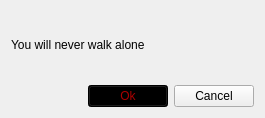
<?xml version="1.0" encoding="UTF-8"?>
<ui version="4.0">
 <class>Widget</class>
 <widget class="QWidget" name="Widget">
  <property name="geometry">
   <rect>
    <x>0</x>
    <y>0</y>
    <width>265</width>
    <height>118</height>
   </rect>
  </property>
  <property name="windowTitle">
   <string>Widget</string>
  </property>
  <layout class="QVBoxLayout" name="verticalLayout">
   <item>
    <widget class="QLabel" name="label">
     <property name="text">
      <string>You will never walk alone</string>
     </property>
    </widget>
   </item>
   <item>
    <layout class="QHBoxLayout" name="horizontalLayout_2">
     <item>
      <spacer name="horizontalSpacer">
       <property name="orientation">
        <enum>Qt::Orientation::Horizontal</enum>
       </property>
       <property name="sizeHint" stdset="0">
        <size>
         <width>40</width>
         <height>20</height>
        </size>
       </property>
      </spacer>
     </item>
     <item>
      <layout class="QHBoxLayout" name="horizontalLayout">
       <item>
        <widget class="QPushButton" name="okButton">
         <property name="styleSheet">
          <string notr="true">color: rgb(170, 0, 0);
background-color: rgb(0, 0, 0);
font: 12pt &quot;Juice ITC&quot;;</string>
         </property>
         <property name="text">
          <string>Ok</string>
         </property>
        </widget>
       </item>
       <item>
        <widget class="QPushButton" name="cancelButton">
         <property name="text">
          <string>Cancel</string>
         </property>
        </widget>
       </item>
      </layout>
     </item>
    </layout>
   </item>
  </layout>
 </widget>
 <resources/>
 <connections/>
</ui>
